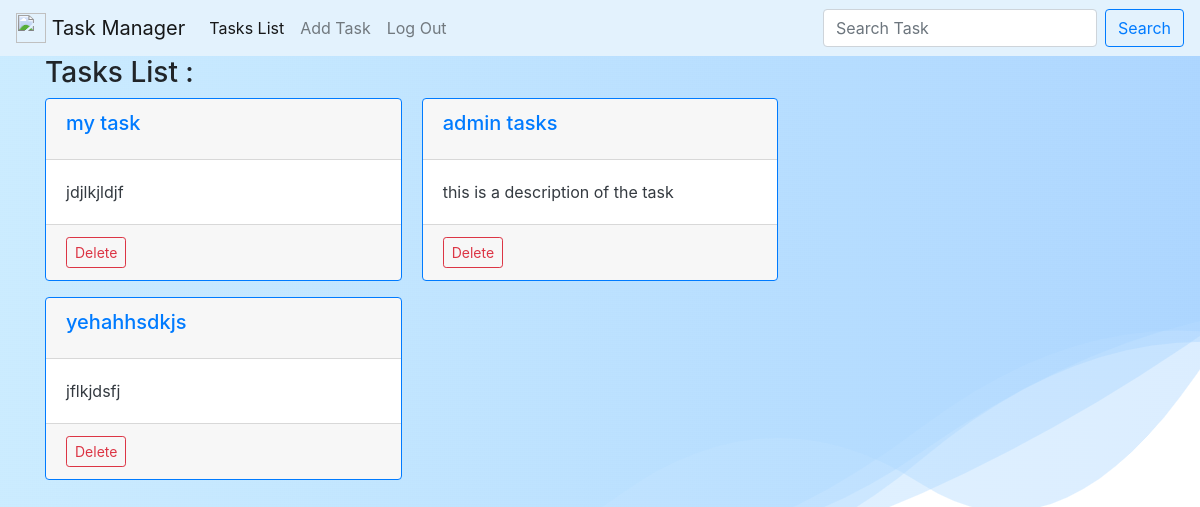
The page /list_task/ (signed in) on the database as committed earlier.
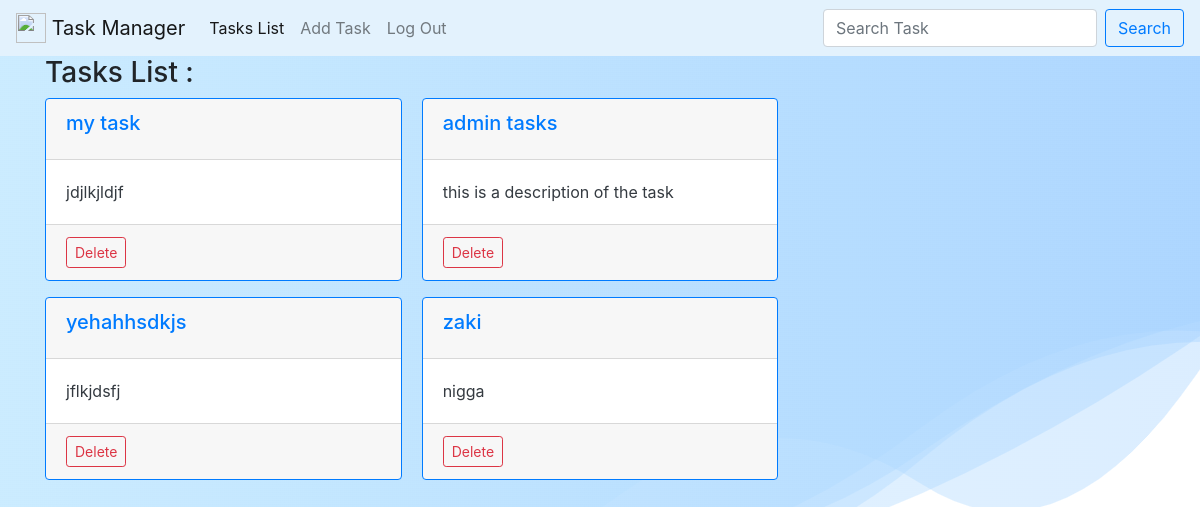
The same page on the database as committed later.
### task_app/models.py (models this page shows)
class Task(models.Model):
    title = models.CharField(max_length=100)
    description = models.TextField(null=True,blank=True)
    complete = models.BooleanField(default=False)
    created = models.DateTimeField(auto_now_add=False)
    manager = models.ForeignKey(User,on_delete=models.CASCADE)
    def __str__(self):
        return f'{self.title}'

### task_app/views.py (the view)
# urls.py: path('list_task/',views.list_task,name='list_task'),
@login_required
def list_task(request):
    all_tasks = models.Task.objects.filter(manager=request.user)
    context = {
        'all_tasks' : all_tasks
    }
    return render(request,'task_app/list_task.html',context=context)

### task_app/templates/task_app/list_task.html
{% extends 'task_app/navbar.html' %} {% block content2 %}
<h3>Tasks List :</h3>
<div class="card-columns">
  {% for task in all_tasks %}
  <div class="card border-primary mb-3" style="max-width: 25rem">
    <div class="card-header">
      <h5 class="card-title">
        <a href="{% url 'task_app:detail_task' task.id %}"> {{task}} </a>
      </h5>
    </div>
    <div class="card-body text-dark">
      <p class="card-text">{{task.description}}</p>
    </div>
    <div class="card-footer">
      <a
        href="{% url 'task_app:delete_task' task.id%}"
        class="btn btn-outline-danger btn-sm"
      >Delete</a>
    </div>
  </div>
  {% endfor %}
</div>
{% endblock content2 %}

Rows that differ between the two databases and show on the page:
added Task: title "zaki", description "nigga"
